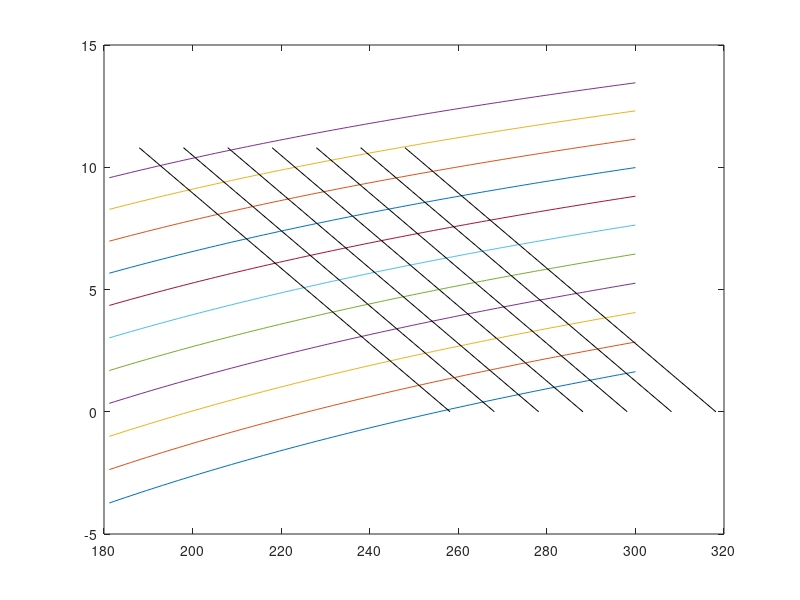

Recreate this plot in MATLAB.
clc
clear
%% constants %%
Tsl=288.15; %kelvin
Psl=101325; %pascal
RHOsl=1.225; %Kg/m3
Rair=286.9; %J/KgK
L1=-6.5;
A=4.256;
RHO11=0.274;
P11=22631;
T11=216.65;
g=9.81;
%%%%%%%%%%%%%%%%%%%%%%%%%%%%%%%%%%%%%%%%%%%%%%%%%%%%%%%%%%%%
Tsl30=Tsl+30;
Tsl20=Tsl+20;
Tsl10=Tsl+10;
Tsl_10=Tsl-10;
Tsl_20=Tsl-20;
Tsl_30=Tsl-30;
%%%%%%%%%%%%%%%%%%%%%%%%%%%%%%%%%%%%%%%%%%%%%%%%%%%%%%%%%%%%
RHO=zeros(1,7);
    RHO(1,1)=(Tsl*RHOsl)/Tsl30;
    RHO(1,2)=(Tsl*RHOsl)/Tsl20;
    RHO(1,3)=(Tsl*RHOsl)/Tsl10;
    RHO(1,4)=(Tsl*RHOsl)/Tsl;
    RHO(1,5)=(Tsl*RHOsl)/Tsl_10;
    RHO(1,6)=(Tsl*RHOsl)/Tsl_20;
    RHO(1,7)=(Tsl*RHOsl)/Tsl_30;
%%%%%%%%%%%%%%%%%%%%%%%%%%%%%%%%%%%%%%%%%%%%%%%%%%%%%%%%%%%%
ISA30=zeros(1,55);
Tsl30=Tsl+30;
for i=1:55
    ISA30(1,i)=0.2*i-0.2;
    ISA30(2,i)=Tsl30 + ISA30(1,i) * L1;
    ISA30(3,i)=Psl * (( ISA30(2,i)/Tsl30)^(A+1));
    ISA30(4,i)=RHO(1,1)* (( ISA30(2,i)/Tsl30)^(A));
end
%%%%%
ISA20=zeros(1,55);
Tsl20=Tsl+20;
for i=1:55
    ISA20(1,i)=0.2*i-0.2;
    ISA20(2,i)=Tsl20 + ISA20(1,i) * L1;
    ISA20(3,i)=Psl * (( ISA20(2,i)/Tsl20)^(A+1));
    ISA20(4,i)=RHO(1,2)* (( ISA20(2,i)/Tsl20)^(A));
end
%%%%%
ISA10=zeros(1,55);
Tsl10=Tsl+10;
for i=1:55
    ISA10(1,i)=0.2*i-0.2;
    ISA10(2,i)=Tsl10 + ISA10(1,i) * L1;
    ISA10(3,i)=Psl * (( ISA10(2,i)/Tsl10)^(A+1));
    ISA10(4,i)=RHO(1,3)* (( ISA10(2,i)/Tsl10)^(A));
end
%%%%%
ISA=zeros(1,55);

for i=1:55
    ISA(1,i)=0.2*i-0.2;
    ISA(2,i)=Tsl + ISA(1,i) * L1;
    ISA(3,i)=Psl * (( ISA(2,i)/Tsl)^(A+1));
    ISA(4,i)=RHO(1,4)* (( ISA(2,i)/Tsl)^(A));
end
ISA_10=zeros(1,55);
Tsl_10=Tsl-10;
for i=1:55
    ISA_10(1,i)=0.2*i-0.2;
    ISA_10(2,i)=Tsl_10 + ISA_10(1,i) * L1;
    ISA_10(3,i)=Psl * (( ISA_10(2,i)/Tsl_10)^(A+1));
    ISA_10(4,i)=RHO(1,5)* (( ISA_10(2,i)/Tsl_10)^(A));
end
%%%%%
ISA_20=zeros(1,55);
Tsl_20=Tsl-20;
for i=1:55
    ISA_20(1,i)=0.2*i-0.2;
    ISA_20(2,i)=Tsl_20 + ISA_20(1,i) * L1;
    ISA_20(3,i)=Psl * (( ISA_20(2,i)/Tsl_20)^(A+1));
    ISA_20(4,i)=RHO(1,6)* (( ISA_20(2,i)/Tsl_20)^(A));
end
%%%%%
ISA_30=zeros(1,55);
Tsl_30=Tsl-30;
for i=1:55
    ISA_30(1,i)=0.2*i-0.2;
    ISA_30(2,i)=Tsl_30 + ISA_30(1,i) * L1;
    ISA_30(3,i)=Psl * (( ISA_30(2,i)/Tsl_30)^(A+1));
    ISA_30(4,i)=RHO(1,7)* (( ISA_30(2,i)/Tsl_30)^(A));
end
%%%%%
Hp=zeros(1,11);
for jj=1:11
    Hp(1,jj)=jj;
end
Pr=zeros(1,11);
Temp=zeros(1,100);
Rho=zeros(1,100);
HRho=zeros(1,100);
for k=1:100
    Temp(1,k)=180+1.2*k;
end
for j=1:11
    Pr(1,j)=Psl*((Tsl+(L1*Hp(1,j)))/Tsl)^(A+1);
    for jjj=1:100
        sigma=(Pr(1,j)/Psl)*(Tsl/Temp(1,jjj));
        Rho(1,jjj)=sigma*RHOsl;
        HRho(1,jjj)=(Tsl/L1)*(((sigma)^(1/A))-1);
    end
    plot(Temp(1,1:100),HRho(1,1:100))
    hold on
end

%%%%%%%%%%%%%%%%%%%%%%%%%%%%%%%%%%%%%%%%%%%%%%%%%%%%%%%%%%%%

hold on
plot(ISA_30(2,1:55),ISA_30(1,1:55),'black')
hold on
plot(ISA_20(2,1:55),ISA_20(1,1:55),'black')
hold on
plot(ISA_10(2,1:55),ISA_10(1,1:55),'black')
hold on
plot(ISA(2,1:55),ISA(1,1:55),'black')
hold on
plot(ISA10(2,1:55),ISA10(1,1:55),'black')
hold on
plot(ISA20(2,1:55),ISA20(1,1:55),'black')
hold on
plot(ISA30(2,1:55),ISA30(1,1:55),'black')
